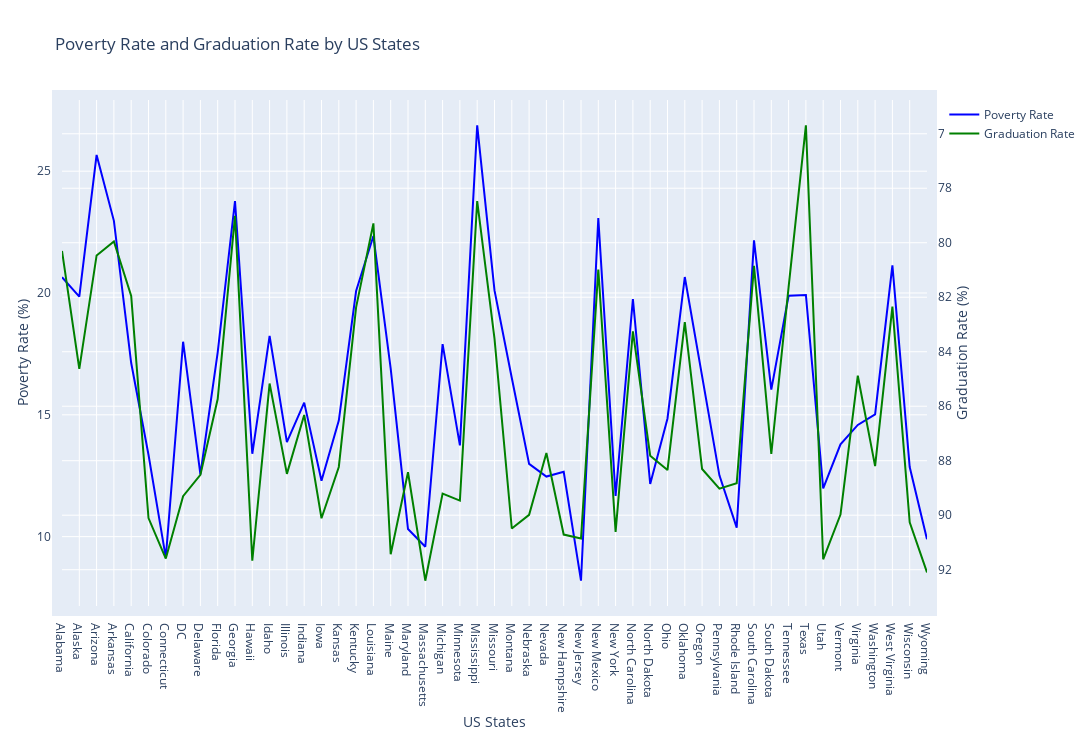

This figure's notebook cell:
### Markdown cell above
# Visualise the Relationship between Poverty Rates and High School Graduation Rates

#### Create a line chart with two y-axes to show if the rations of poverty and high school graduation move together.

### Code cell
import plotly.graph_objects as go

# sorting data
poverty_by_state = poverty_by_state.sort_values('States', ascending=True)
highschool_by_state = highschool_by_state.sort_values('State', ascending=True)

# Assuming df is your DataFrame and it has columns 'us_states', 'poverty_rate', 'graduation_rate'
fig = go.Figure()

# Add traces
fig.add_trace(go.Scatter(x=poverty_by_state['States'],
                         y=poverty_by_state['poverty_rate'],
                         name='Poverty Rate',
                         line=dict(color='blue', width=2)
                         )
              )

fig.add_trace(go.Scatter(x=highschool_by_state['State'],
                         y=highschool_by_state['percent_completed_hs'],
                         name='Graduation Rate',
                         yaxis='y2',
                         line=dict(color='green', width=2)))

# Create a layout
fig.update_layout(
    title='Poverty Rate and Graduation Rate by US States',
    xaxis=dict(title='US States'),
    yaxis=dict(title='Poverty Rate (%)'),
    yaxis2=dict(title='Graduation Rate (%)', overlaying='y', side='right', autorange='reversed'),
    autosize=False,
    width=1200,
    height=750,
    margin=dict(l=50, r=50, b=100, t=100, pad=10),
)

# fig.update_yaxes(autorange="reversed", matches="y2")

fig.show()

### Figure 1 — Plotly figure (JSON) as saved in the notebook; plotly's stock layout.template omitted (floating-point values rounded to 4 significant figures)
{"data": [{"line": {"color": "blue", "width": 2}, "name": "Poverty Rate", "type": "scatter", "x": ["Alabama", "Alaska", "Arizona", "Arkansas", "California", "Colorado", "Connecticut", "DC", "Delaware", "Florida", "Georgia", "Hawaii", "Idaho", "Illinois", "Indiana", "Iowa", "Kansas", "Kentucky", "Louisiana", "Maine", "Maryland", "Massachusetts", "Michigan", "Minnesota", "Mississippi", "Missouri", "Montana", "Nebraska", "Nevada", "New Hampshire", "New Jersey", "New Mexico", "New York", "North Carolina", "North Dakota", "Ohio", "Oklahoma", "Oregon", "Pennsylvania", "Rhode Island", "South Carolina", "South Dakota", "Tennessee", "Texas", "Utah", "Vermont", "Virginia", "Washington", "West Virginia", "Wisconsin", "Wyoming"], "y": [20.65, 19.85, 25.67, 22.96, 17.12, 13.36, 9.137, 18, 12.56, 17.57, 23.78, 13.4, 18.24, 13.88, 15.5, 12.29, 14.76, 20.08, 22.34, 16.89, 10.31, 9.585, 17.9, 13.75, 26.88, 20.11, 16.51, 12.98, 12.47, 12.66, 8.191, 23.08, 11.67, 19.75, 12.16, 14.85, 20.66, 16.52, 12.52, 10.37, 22.16, 16.03, 19.89, 19.92, 11.98, 13.79, 14.59, 15.02, 21.13, 12.86, 9.888]}, {"line": {"color": "green", "width": 2}, "name": "Graduation Rate", "type": "scatter", "x": ["Alabama", "Alaska", "Arizona", "Arkansas", "California", "Colorado", "Connecticut", "DC", "Delaware", "Florida", "Georgia", "Hawaii", "Idaho", "Illinois", "Indiana", "Iowa", "Kansas", "Kentucky", "Louisiana", "Maine", "Maryland", "Massachusetts", "Michigan", "Minnesota", "Mississippi", "Missouri", "Montana", "Nebraska", "Nevada", "New Hampshire", "New Jersey", "New Mexico", "New York", "North Carolina", "North Dakota", "Ohio", "Oklahoma", "Oregon", "Pennsylvania", "Rhode Island", "South Carolina", "South Dakota", "Tennessee", "Texas", "Utah", "Vermont", "Virginia", "Washington", "West Virginia", "Wisconsin", "Wyoming"], "y": [80.3, 84.63, 80.47, 79.95, 81.96, 90.11, 91.59, 89.3, 88.52, 85.74, 79.01, 91.67, 85.17, 88.48, 86.32, 90.11, 88.23, 82.37, 79.29, 91.43, 88.42, 92.4, 89.21, 89.47, 78.47, 83.52, 90.49, 89.99, 87.72, 90.71, 90.85, 80.98, 90.61, 83.25, 87.82, 88.34, 82.91, 88.3, 89.02, 88.82, 80.85, 87.75, 81.63, 75.69, 91.62, 89.98, 84.88, 88.2, 82.35, 90.26, 92.1], "yaxis": "y2"}], "layout": {"autosize": false, "height": 750, "margin": {"b": 100, "l": 50, "pad": 10, "r": 50, "t": 100}, "title": {"text": "Poverty Rate and Graduation Rate by US States"}, "width": 1200, "xaxis": {"title": {"text": "US States"}}, "yaxis": {"title": {"text": "Poverty Rate (%)"}}, "yaxis2": {"autorange": "reversed", "overlaying": "y", "side": "right", "title": {"text": "Graduation Rate (%)"}}}}
